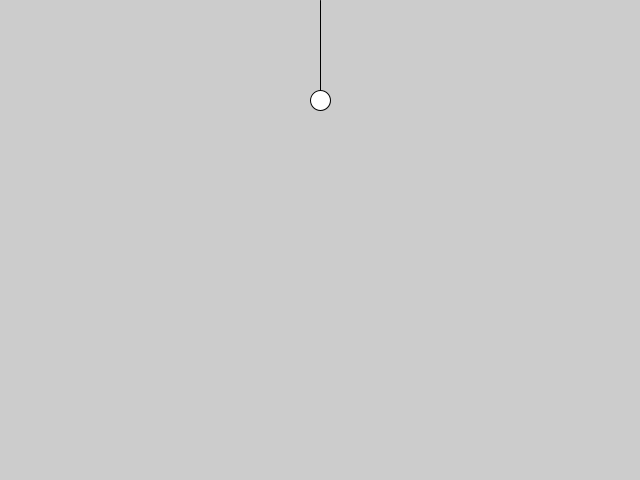
Frame 1 (no input)
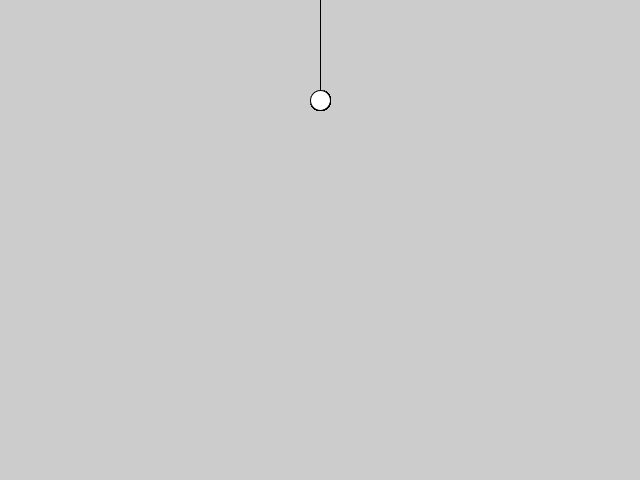
Frame 60 (the mouse pressed at the canvas centre just before this capture)
Frame 120 (the mouse held since frame 60 and released just before this capture): identical to frame 60, image omitted

The Processing sketch that drew these frames (run headless with seeded random() and noise(); from frame 60 on, the mouse is pressed at the canvas centre):

// Processing sketch: Double_pendulum
// ── Double_pendulum.pde

Pendulum p;
void setup() {
  size(640, 480);
  p = new Pendulum(width/2,0,width/2,100);
}

void draw() {
  p.show();
}

// ── Pendulum.pde
class Pendulum{
  PVector origin;
  PVector end;
  
  Pendulum(int o_x, int o_y, int x, int y){
    origin = new PVector(o_x,o_y);
    end = new PVector(x,y);
  }
  
  void show(){
    line(origin.x,origin.y, end.x,end.y);
    ellipse(end.x,end.y, 20,20);
  }
  
  void move(){
    
  }
}
